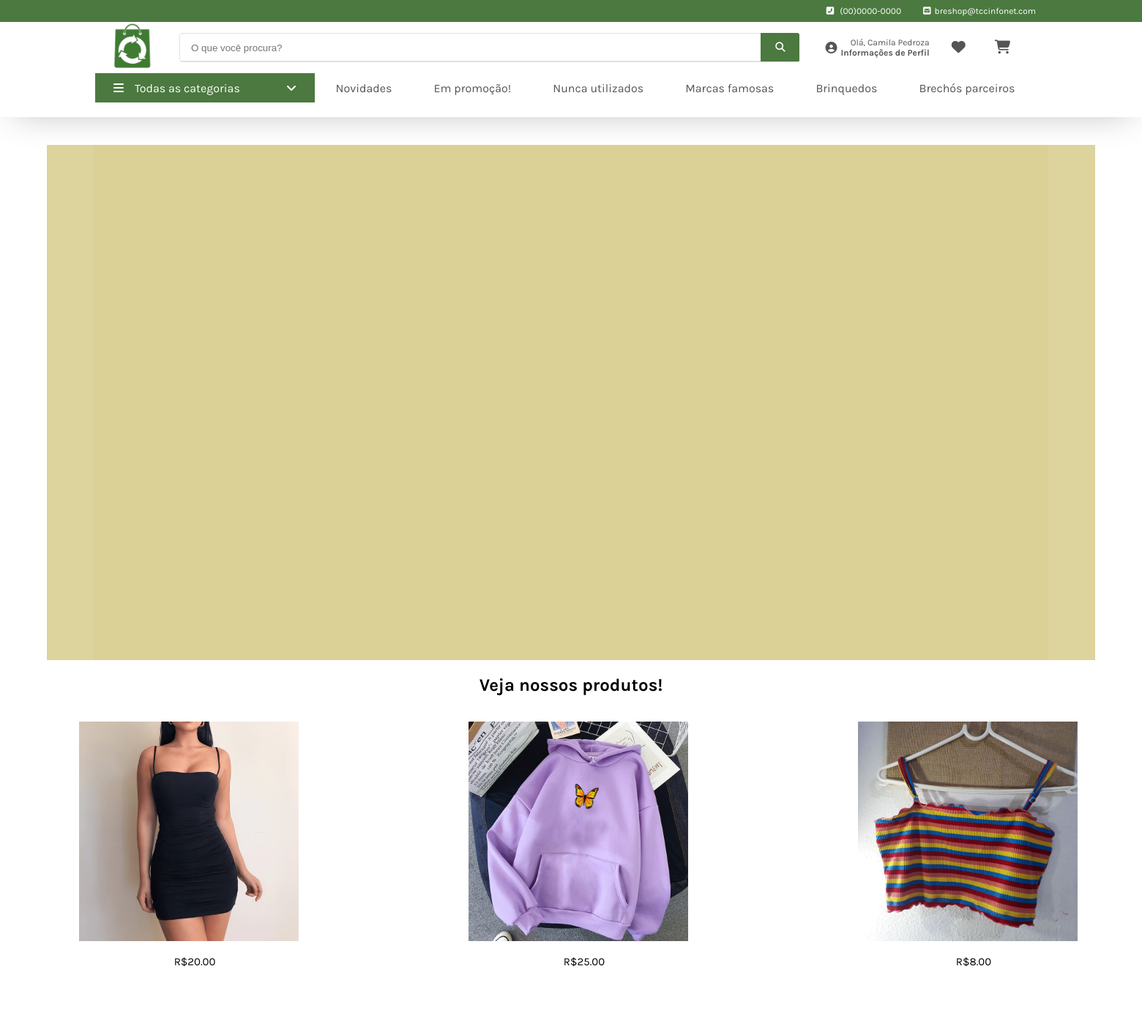
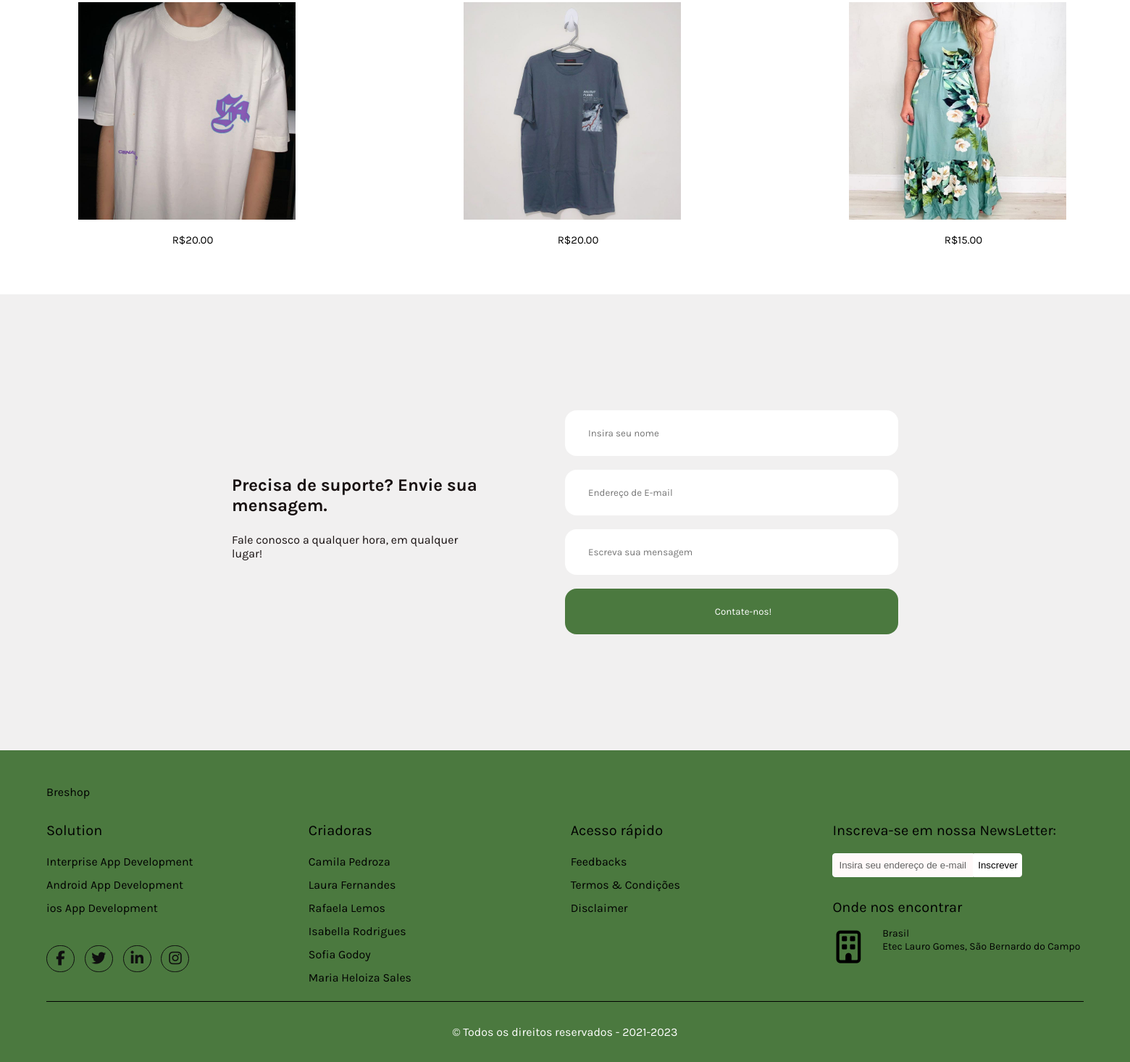
Screenshot of /index/clientes/index.php (signed in) with the database file from the repository (2 pictures, top to bottom).
### tables this page shows
CREATE TABLE IF NOT EXISTS `clientes` (
  `idcliente` int(11) NOT NULL AUTO_INCREMENT,
  `idusuario` int(11) NOT NULL,
  `nome_cliente` varchar(60) NOT NULL,
  `cpf_cliente` char(14) NOT NULL,
  `fone_cliente` char(16) NOT NULL,
  `dta_cadastro_cliente` datetime NOT NULL,
  `foto_perfil` varchar(40) NOT NULL,
  `foto_header` varchar(40) NOT NULL,
  `biografia` varchar(100) NOT NULL,
  PRIMARY KEY (`idcliente`)
);

CREATE TABLE IF NOT EXISTS `produtos` (
  `idproduto` int(11) NOT NULL AUTO_INCREMENT,
  `idcategoria` int(11) NOT NULL,
  `idbrecho` int(11) NOT NULL,
  `nome_produto` varchar(45) NOT NULL,
  `desc_produto` text NOT NULL,
  `valor_prod` decimal(7,2) NOT NULL,
  `status_produto` varchar(40) NOT NULL,
  `sub_categoria` varchar(40) NOT NULL,
  `id_marca` int(11) NOT NULL,
  `img_prod` varchar(40) NOT NULL,
  PRIMARY KEY (`idproduto`),
  UNIQUE KEY `idproduto_UNIQUE` (`idproduto`)
);

### index/clientes/index.php (the view, shortened to what this page needs)
<?php
include "conexao.php";
$login=$_SESSION['idusuario'];
mysqli_query($con,"SET NAMES 'utf8'");
mysqli_query($con,'SET character_set_connection=utf8');
mysqli_query($con,'SET character_set_client=utf8');
mysqli_query($con,'SET character_set_results=utf8');
$comandoprod="SELECT * FROM produtos LIMIT 6";
$resulta = mysqli_query($con,$comandoprod);
$nome = mysqli_query($con,"select * from clientes where idusuario='$login'");
while ($n = mysqli_fetch_array($nome)){
$nomeusu = $n[2];
};
?>
<!DOCTYPE html>
<html lang="en">
<head>
        <link href='https://unpkg.com/boxicons@2.1.4/css/boxicons.min.css' rel='stylesheet'>
        <link rel="stylesheet" href="https://cdnjs.cloudflare.com/ajax/libs/Glide.js/3.6.0/css/glide.theme.css">
        <link rel="stylesheet" href="https://cdnjs.cloudflare.com/ajax/libs/Glide.js/3.6.0/css/glide.core.css">
        <link rel="stylesheet" href="css/styles.css" >
        <link rel="stylesheet" href="https://cdn.jsdelivr.net/npm/bootstrap-icons@1.8.1/font/bootstrap-icons.css">
</head>
<body>
<header>
  <div class="header-content-top">
  <div class="content">
  <span><i class="fas fa-phone-square-alt"></i> (00)0000-0000</span>
  <span><i class="fas fa-envelope-square"></i>breshop@tccinfonet.com</span>
  </div>
  </div>
  <div class="container">
    <strong class="logo"><img src="http://localhost/oficial/img/logo1.png" style="height: 70px; width: 70px;"></strong>
    <label class="open-search" for="open-search">
    <div class="search">
    <form enctype="multipart/form-data" action="<?php $_SERVER['PHP_SELF'] ?>" method="POST">
    <input type="text" name="txtnome" placeholder="O que você procura?" class="input-search"/>
    <button type="submit" class="button-search"><i class="fas fa-search"></i></button>
    </div>
    </label>
    <nav class="nav-content">
    <ul class="nav-content-list">
    <li class="nav-content-item account-login">
    <label class="open-menu-login-account" for="open-menu-login-account">
    <i class="fas fa-user-circle"></i><span class="login-text">Olá, <?php echo $nomeusu;?>
    <strong>Informações de Perfil</strong></span> <span class="item-arrow"></span>
    </label>
    </ul>
    <li class="nav-content-item"><a class="nav-content-link" href="favoritos.php"><i class="fas fa-heart"></i></a></li>
    <li class="nav-content-item"><a class="nav-content-link" href="vercarrinho.php"><i class="fas fa-shopping-cart"></i></a></li>
    </nav>
    </div>
  <div class="nav-container">
    <nav class="all-category-nav">
      <label class="open-menu-all" for="open-menu-all">
        <span class="all-navigator"><i class="fas fa-bars"></i> <span>Todas as categorias</span> <i class="fas fa-angle-down"></i>
        </span>
      </label>
    </nav>
    <nav class="featured-category">
      <ul class="nav-row">
        <li class="nav-row-list"><a href="" class="nav-row-list-link">Novidades</a></li>
        <li class="nav-row-list"><a href="" class="nav-row-list-link">Em promoção!</a></li>
        <li class="nav-row-list"><a href="" class="nav-row-list-link">Nunca utilizados</a></li>
        <li class="nav-row-list"><a href="" class="nav-row-list-link">Marcas famosas</a></li>
        <li class="nav-row-list"><a href="" class="nav-row-list-link">Brinquedos</a></li>
        <li class="nav-row-list"><a href="" class="nav-row-list-link">Brechós parceiros</a></li>
      </ul>
    </nav>
  </div>
  </header>
  <div id="resultado">
  <br><br>
  <div class="hero">
  <div class="glide" id="glide_1">
  <div class="glide__track" data-glide-el="track">
  <ul class="glide__slides">
  <li class="glide__slide">
  <div class="center">
  </div>
  </li>
  <li class="glide__slide">
   <div class="center">
   </div>
   </li>
   </ul>
   </div>
   </div>
   </div>
<div class="products">
<h2 style="text-align: center;">Veja nossos produtos!</h2>
<?php
echo "<table class='vitrine-prods'>";
echo "<tr>";
$cont=0;
while ($registro = mysqli_fetch_array($resulta))
{$cont++;
if ($cont>3)
{ echo "</tr>";
echo "<tr>";
$cont=1;
}
echo "<td>";
echo "<form name=fox action=detalheprod.php  method=POST>";
echo "<div class='row'>";
echo "<div class='col-4'>";
echo "<button type=submit style='all:unset; cursor:pointer; outline:revert;'>";
echo "<img src= http://localhost/oficial/img/$registro[9] style='width:300px; height:300px'> <br>";
echo "</button> <br>";
echo "<p> R$"; print($registro[5]); echo"</p>";
echo "</div>";
echo "</div>";
echo "</form>";}
?>
</table>
</div>
<section class="section contact">
<div class="row">
<div class="col">
<h2> Precisa de suporte? Envie sua mensagem.</h2>
<p>Fale conosco a qualquer hora, em qualquer lugar!</p>
 </div>
<div class="col">
<form action="phpcontato.php" method="post">
<input type="text" placeholder="Insira seu nome" name="nomeID"> <br><br>
<input type="email" placeholder="Endereço de E-mail" name="emailID"> <br><br>
<input type="text-box" placeholder="Escreva sua mensagem" name="msg"> <br><br>
<input type="submit" class="btn btn-1" value="Contate-nos!">
</div>
</div>
</div>
<footer>
       <div>
            <span class="logo">Breshop</span>
       </div>
       <div class="row">
            <div class="col-3">
                <span class="footer-cat">Solution</span>
                <ul class="footer-cat-links">
                    <li><a href=""><span>Interprise App Development</span></a></li>
                    <li><a href=""><span>Android App Development</span></a></li>
                    <li><a href=""><span>ios App Development</span></a></li>
                </ul>
            </div>
            <div class="col-3">
                <span class="footer-cat">Criadoras</span>
                <ul class="footer-cat-links">
                    <li><a href="https://www.instagram.com/camspedroza/"><span>Camila Pedroza</span></a></li>
                    <li><a href="https://www.instagram.com/llfernandesb/"><span>Laura Fernandes</span></a></li>
                    <li><a href="https://www.instagram.com/rafafranlemos/"><span>Rafaela Lemos</span></a></li>
                    <li><a href="https://www.instagram.com/bellarodguez/"><span>Isabella Rodrigues</span></a></li>
                    <li><a href="https://www.instagram.com/godoysofis/"><span>Sofia Godoy</span></a></li>
                    <li><a href="https://www.instagram.com/mariaheloizasc/"><span>Maria Heloiza Sales</span></a></li>
                </ul>
            </div>
            <div class="col-3">
                <span class="footer-cat">Acesso rápido</span>
                <ul class="footer-cat-links">
                    <li><a href=""><span>Feedbacks</span></a></li>
                    <li><a href=""><span>Termos & Condições</span></a></li>
                    <li><a href=""><span>Disclaimer</span></a></li>
                </ul>
            </div>
            <div class="col-3" id="newsletter">
                <span class="footer-cat">Inscreva-se em nossa NewsLetter:</span>
                <form id="subscribe">
                    <input type="email" id="subscriber-email" placeholder="Insira seu endereço de e-mail"/>
                    <input type="submit" value="Inscrever" id="btn-scribe"/>
                </form>
                <div id="address">
                    <span class="footer-cat">Onde nos encontrar</span>
                    <ul>
                        <li>
                            <i class="far fa-building"></i>
                            <div>Brasil<br/>
                            Etec Lauro Gomes, São Bernardo do Campo</div>
                        </li>
                    </ul>
                </div>
            </div>
            <div class="social-links social-1 col-6">
                <a href=""><i class="fab fa-facebook-f"></i></a>
                <a href=""><i class="fab fa-twitter"></i></a>
                <a href=""><i class="fab fa-linkedin-in"></i></a>
                <a href=""><i class="fab fa-instagram"></i></a>
            </div>
       </div>
       <div id="copyright">
           &copy; Todos os direitos reservados - 2021-2023
       </div>
    </footer>
</body>
</html>

### rows the page displays
clientes: nome_cliente "Camila Pedroza"
produtos: img_prod (picture), valor_prod "20.00"
produtos: img_prod (picture), valor_prod "25.00"
produtos: img_prod (picture), valor_prod "8.00"
produtos: img_prod (picture), valor_prod "20.00"
produtos: img_prod (picture), valor_prod "20.00"
produtos: img_prod (picture), valor_prod "15.00"
